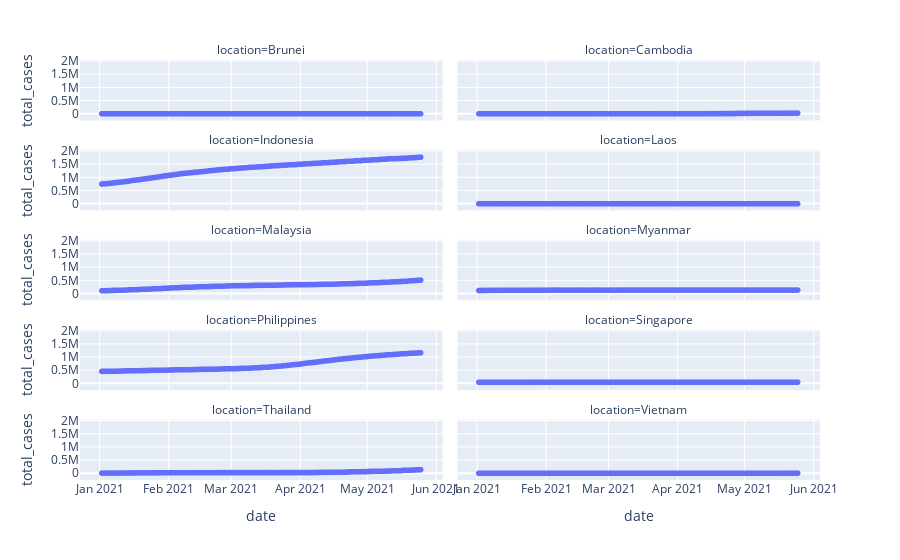

Notebook code for this chart:
### Code cell
plt.scatter(sea_data, x="date", y="total_cases", facet_col="location", facet_col_wrap=2)

### Figure 1 — Plotly figure (JSON) as saved in the notebook; plotly's stock layout.template omitted (floating-point values rounded to 4 significant figures; data arrays with more than 128 entries replaced by an {"elided": "..."} marker saying what was removed)
{"data": [{"hovertemplate": "location=Brunei<br>date=%{x}<br>total_cases=%{y}<extra></extra>", "legendgroup": "", "marker": {"color": "#636efa", "symbol": "circle"}, "mode": "markers", "name": "", "showlegend": false, "type": "scattergl", "x": {"elided": "144 str values"}, "xaxis": "x9", "y": {"elided": "144 int values"}, "yaxis": "y9"}, {"hovertemplate": "location=Cambodia<br>date=%{x}<br>total_cases=%{y}<extra></extra>", "legendgroup": "", "marker": {"color": "#636efa", "symbol": "circle"}, "mode": "markers", "name": "", "showlegend": false, "type": "scattergl", "x": {"elided": "144 str values"}, "xaxis": "x10", "y": {"elided": "144 int values"}, "yaxis": "y10"}, {"hovertemplate": "location=Indonesia<br>date=%{x}<br>total_cases=%{y}<extra></extra>", "legendgroup": "", "marker": {"color": "#636efa", "symbol": "circle"}, "mode": "markers", "name": "", "showlegend": false, "type": "scattergl", "x": {"elided": "144 str values"}, "xaxis": "x7", "y": {"elided": "144 int values"}, "yaxis": "y7"}, {"hovertemplate": "location=Laos<br>date=%{x}<br>total_cases=%{y}<extra></extra>", "legendgroup": "", "marker": {"color": "#636efa", "symbol": "circle"}, "mode": "markers", "name": "", "showlegend": false, "type": "scattergl", "x": {"elided": "144 str values"}, "xaxis": "x8", "y": {"elided": "144 int values"}, "yaxis": "y8"}, {"hovertemplate": "location=Malaysia<br>date=%{x}<br>total_cases=%{y}<extra></extra>", "legendgroup": "", "marker": {"color": "#636efa", "symbol": "circle"}, "mode": "markers", "name": "", "showlegend": false, "type": "scattergl", "x": {"elided": "144 str values"}, "xaxis": "x5", "y": {"elided": "144 int values"}, "yaxis": "y5"}, {"hovertemplate": "location=Myanmar<br>date=%{x}<br>total_cases=%{y}<extra></extra>", "legendgroup": "", "marker": {"color": "#636efa", "symbol": "circle"}, "mode": "markers", "name": "", "showlegend": false, "type": "scattergl", "x": {"elided": "144 str values"}, "xaxis": "x6", "y": {"elided": "144 int values"}, "yaxis": "y6"}, {"hovertemplate": "location=Philippines<br>date=%{x}<br>total_cases=%{y}<extra></extra>", "legendgroup": "", "marker": {"color": "#636efa", "symbol": "circle"}, "mode": "markers", "name": "", "showlegend": false, "type": "scattergl", "x": {"elided": "144 str values"}, "xaxis": "x3", "y": {"elided": "144 int values"}, "yaxis": "y3"}, {"hovertemplate": "location=Singapore<br>date=%{x}<br>total_cases=%{y}<extra></extra>", "legendgroup": "", "marker": {"color": "#636efa", "symbol": "circle"}, "mode": "markers", "name": "", "showlegend": false, "type": "scattergl", "x": {"elided": "144 str values"}, "xaxis": "x4", "y": {"elided": "144 int values"}, "yaxis": "y4"}, {"hovertemplate": "location=Thailand<br>date=%{x}<br>total_cases=%{y}<extra></extra>", "legendgroup": "", "marker": {"color": "#636efa", "symbol": "circle"}, "mode": "markers", "name": "", "showlegend": false, "type": "scattergl", "x": {"elided": "144 str values"}, "xaxis": "x", "y": {"elided": "144 int values"}, "yaxis": "y"}, {"hovertemplate": "location=Vietnam<br>date=%{x}<br>total_cases=%{y}<extra></extra>", "legendgroup": "", "marker": {"color": "#636efa", "symbol": "circle"}, "mode": "markers", "name": "", "showlegend": false, "type": "scattergl", "x": {"elided": "144 str values"}, "xaxis": "x2", "y": {"elided": "144 int values"}, "yaxis": "y2"}], "layout": {"annotations": [{"font": {}, "showarrow": false, "text": "location=Thailand", "x": 0.245, "xanchor": "center", "xref": "paper", "y": 0.144, "yanchor": "bottom", "yref": "paper"}, {"font": {}, "showarrow": false, "text": "location=Vietnam", "x": 0.755, "xanchor": "center", "xref": "paper", "y": 0.144, "yanchor": "bottom", "yref": "paper"}, {"font": {}, "showarrow": false, "text": "location=Philippines", "x": 0.245, "xanchor": "center", "xref": "paper", "y": 0.358, "yanchor": "bottom", "yref": "paper"}, {"font": {}, "showarrow": false, "text": "location=Singapore", "x": 0.755, "xanchor": "center", "xref": "paper", "y": 0.358, "yanchor": "bottom", "yref": "paper"}, {"font": {}, "showarrow": false, "text": "location=Malaysia", "x": 0.245, "xanchor": "center", "xref": "paper", "y": 0.572, "yanchor": "bottom", "yref": "paper"}, {"font": {}, "showarrow": false, "text": "location=Myanmar", "x": 0.755, "xanchor": "center", "xref": "paper", "y": 0.572, "yanchor": "bottom", "yref": "paper"}, {"font": {}, "showarrow": false, "text": "location=Indonesia", "x": 0.245, "xanchor": "center", "xref": "paper", "y": 0.786, "yanchor": "bottom", "yref": "paper"}, {"font": {}, "showarrow": false, "text": "location=Laos", "x": 0.755, "xanchor": "center", "xref": "paper", "y": 0.786, "yanchor": "bottom", "yref": "paper"}, {"font": {}, "showarrow": false, "text": "location=Brunei", "x": 0.245, "xanchor": "center", "xref": "paper", "y": 1, "yanchor": "bottom", "yref": "paper"}, {"font": {}, "showarrow": false, "text": "location=Cambodia", "x": 0.755, "xanchor": "center", "xref": "paper", "y": 1, "yanchor": "bottom", "yref": "paper"}], "legend": {"tracegroupgap": 0}, "margin": {"t": 60}, "xaxis": {"anchor": "y", "domain": [0, 0.49], "title": {"text": "date"}}, "xaxis10": {"anchor": "y10", "domain": [0.51, 1], "matches": "x", "showticklabels": false}, "xaxis2": {"anchor": "y2", "domain": [0.51, 1], "matches": "x", "title": {"text": "date"}}, "xaxis3": {"anchor": "y3", "domain": [0, 0.49], "matches": "x", "showticklabels": false}, "xaxis4": {"anchor": "y4", "domain": [0.51, 1], "matches": "x", "showticklabels": false}, "xaxis5": {"anchor": "y5", "domain": [0, 0.49], "matches": "x", "showticklabels": false}, "xaxis6": {"anchor": "y6", "domain": [0.51, 1], "matches": "x", "showticklabels": false}, "xaxis7": {"anchor": "y7", "domain": [0, 0.49], "matches": "x", "showticklabels": false}, "xaxis8": {"anchor": "y8", "domain": [0.51, 1], "matches": "x", "showticklabels": false}, "xaxis9": {"anchor": "y9", "domain": [0, 0.49], "matches": "x", "showticklabels": false}, "yaxis": {"anchor": "x", "domain": [0, 0.144], "title": {"text": "total_cases"}}, "yaxis10": {"anchor": "x10", "domain": [0.856, 1], "matches": "y", "showticklabels": false}, "yaxis2": {"anchor": "x2", "domain": [0, 0.144], "matches": "y", "showticklabels": false}, "yaxis3": {"anchor": "x3", "domain": [0.214, 0.358], "matches": "y", "title": {"text": "total_cases"}}, "yaxis4": {"anchor": "x4", "domain": [0.214, 0.358], "matches": "y", "showticklabels": false}, "yaxis5": {"anchor": "x5", "domain": [0.428, 0.572], "matches": "y", "title": {"text": "total_cases"}}, "yaxis6": {"anchor": "x6", "domain": [0.428, 0.572], "matches": "y", "showticklabels": false}, "yaxis7": {"anchor": "x7", "domain": [0.642, 0.786], "matches": "y", "title": {"text": "total_cases"}}, "yaxis8": {"anchor": "x8", "domain": [0.642, 0.786], "matches": "y", "showticklabels": false}, "yaxis9": {"anchor": "x9", "domain": [0.856, 1], "matches": "y", "title": {"text": "total_cases"}}}}
